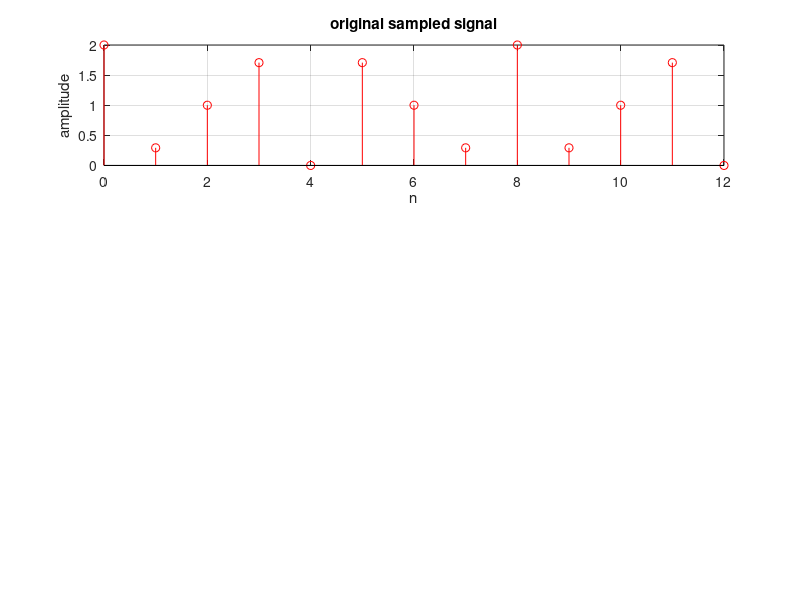

MATLAB code to generate this figure: (Note: this script raises an error after producing the figure.)
clc;
clear all;
close all;

A=1;
F=3000;
Fs=8000;
N=5;
l=8;

n=0:1:N*(Fs/F)-1;

x=A*cos(2*pi*n*F/Fs);
x1=A+x;
%figure;
subplot(3,1,1);
stem(n,x1,'r');
xlabel('n');
ylabel('amplitude');
title('original sampled signal');
grid on;
hold on;





Q=myquantizer(x1,l);

subplot(3,1,2);
stem(n,Q,'b');grid on;
hold on;
xlabel('n');
ylabel('amplitude');
title('quantized signal');

signal_power=(A^2)/2;
mser=mean((x1-Q).^2);
sqnr_prac = 10*log10(signal_power/mser);

SQNR=(3/2)*(2^(2*log(l)/log(2)));

SQNR_db=1.76+6.02*(log(l)/log(2));
subplot(3,1,3)
stem(l,sqnr_prac);
xlabel('l');
ylabel('SQNR_prac');
title('sqnr');
